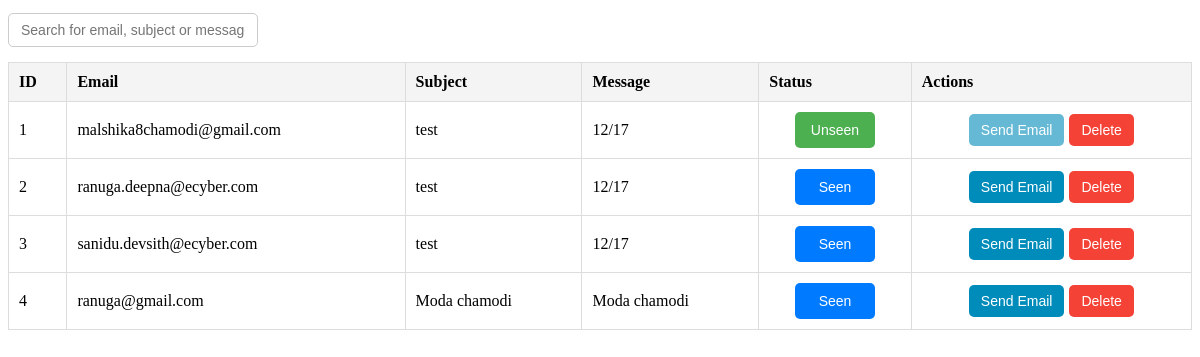
Screenshot of /admin/fetch_messages.php with the database file from the repository.
### tables this page shows
CREATE TABLE `contact` (
  `id` int(11) NOT NULL,
  `email` varchar(150) NOT NULL,
  `subject` varchar(100) NOT NULL,
  `message` varchar(250) NOT NULL,
  `seen` tinyint(1) DEFAULT 0
);

### admin/fetch_messages.php (the view, shortened to what this page needs)
<?php
include '../dbase.php';
$sql = "SELECT * FROM contact ORDER BY id DESC";
$result = $conn->query($sql);
?>
<input type="text" id="searchInput" onkeyup="searchTable()" placeholder="Search for email, subject or message..."
       style="width: 250px; padding: 8px 12px; border-radius: 5px; border: 1px solid #ccc; font-size: 14px;
       outline: none; transition: border-color 0.3s ease;"
       onfocus="this.style.borderColor='#007bff';" onblur="this.style.borderColor='#ccc';">
    <table id="messagesTable" style="width: 100%; border-collapse: collapse; margin-top: 10px;">
    <thead>
        <tr style="background-color: #f4f4f4; text-align: left;">
            <th style="padding: 10px; border: 1px solid #ddd;">ID</th>
            <th style="padding: 10px; border: 1px solid #ddd;">Email</th>
            <th style="padding: 10px; border: 1px solid #ddd;">Subject</th>
            <th style="padding: 10px; border: 1px solid #ddd;">Message</th>
            <th style="padding: 10px; border: 1px solid #ddd;">Status</th>
            <th style="padding: 10px; border: 1px solid #ddd;">Actions</th>
        </tr>
    </thead>
    <tbody>
<?php
if ($result->num_rows > 0) {
    $rowNumber = 1;
    while ($row = $result->fetch_assoc()) {
        $buttonDisabled = $row['seen'] ? "" : "disabled";
        $buttonOpacity = $row['seen'] ? "1" : "0.6";
        echo "<tr>";
        echo "<td style='padding: 10px; border: 1px solid #ddd;'>{$rowNumber}</td>";
        echo "<td style='padding: 10px; border: 1px solid #ddd;'>{$row['email']}</td>";
        echo "<td style='padding: 10px; border: 1px solid #ddd;'>{$row['subject']}</td>";
        echo "<td style='padding: 10px; border: 1px solid #ddd;'>{$row['message']}</td>";
        echo "<td style='padding: 10px; border: 1px solid #ddd; text-align: center;'>
                <button class='toggle-btn' data-id='{$row['id']}' data-seen='{$row['seen']}' style='
                    padding: 8px 16px;
                    font-size: 14px;
                    color: #fff;
                    background-color: " . ($row['seen'] ? '#007bff' : '#4caf50') . ";
                    border: none;
                    border-radius: 5px;
                    cursor: pointer;
                    min-width: 80px;
                    height: 36px;
                    display: inline-block;
                    transition: background-color 0.3s ease;'>
                    " . ($row['seen'] ? 'Seen' : 'Unseen') . "
                </button>
              </td>";
        echo "<td style='padding: 10px; border: 1px solid #ddd; text-align: center;'>";
        echo "<button class='send-email-btn'
            data-email='" . htmlspecialchars($row['email']) . "'
            data-subject='" . htmlspecialchars($row['subject']) . "'
            data-message='" . htmlspecialchars($row['message']) . "'
            style='
                padding: 8px 12px;
                font-size: 14px;
                color: #fff;
                background-color: #008CBA;
                border: none;
                border-radius: 5px;
                margin-right: 5px;
                transition: background-color 0.3s ease;
                opacity: {$buttonOpacity};'
            {$buttonDisabled}>
            Send Email
        </button>";
        echo "<button class='delete-btn' data-id='{$row['id']}' style='
            padding: 8px 12px;
            font-size: 14px;
            color: #fff;
            background-color: #f44336;
            border: none;
            border-radius: 5px;
            cursor: pointer;
            transition: background-color 0.3s ease;'
            onmouseover=\"this.style.backgroundColor='#d32f2f';\"
            onmouseout=\"this.style.backgroundColor='#f44336';\">
            Delete
        </button>";
        echo "</td>";
        echo "</tr>";
        $rowNumber++;
    }
} else {
    echo "<tr><td colspan='6' style='text-align: center; padding: 10px;'>No messages found</td></tr>";
}
?>
</tbody>
</table>

### admin/fetch_messages.php (style rules this page uses)
input[type="text"], textarea { width: 100%; padding: 10px; margin: 5px 0; border: 1px solid #ccc; border-radius: 5px; font-size: 14px; }
button { background-color: #4CAF50; color: white; padding: 12px 20px; border: none; border-radius: 5px; cursor: pointer; font-size: 16px; }
button:disabled { background-color: #cccccc; cursor: not-allowed; cursor:auto; }

### rows the page displays
contact: email "malshika8chamodi@gmail.com", subject "test", message "12/17", seen "Unseen"
contact: email "ranuga.deepna@ecyber.com", subject "test", message "12/17", seen "Seen"
contact: email "sanidu.devsith@ecyber.com", subject "test", message "12/17", seen "Seen"
contact: email "ranuga@gmail.com", subject "Moda chamodi", message "Moda chamodi", seen "Seen"
